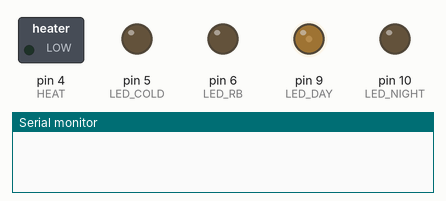
Recording of a sketch running on a simulated Arduino Uno, built with avr-gcc and run on an emulated ATmega328P. On the bench: switched loads named in the sketch (green lamp = pin HIGH), output pins drawn as LEDs (lit = HIGH), the last lines printed to the serial monitor. The local clock reads 2024-03-15 10:24:30 at power-on unless the sketch sets it.

Above: at 1.0 s.
At 5.0 s:
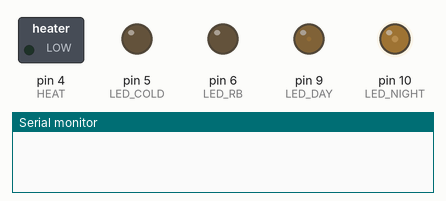
At 9.0 s:
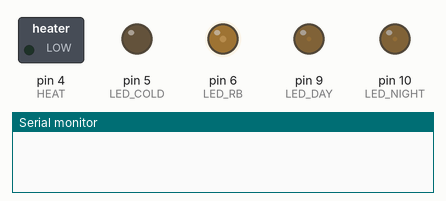
At 13.0 s:
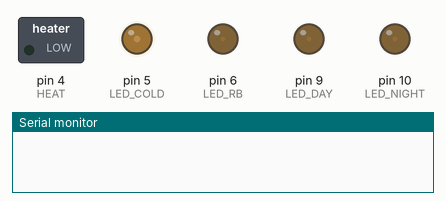
At 16.1 s:
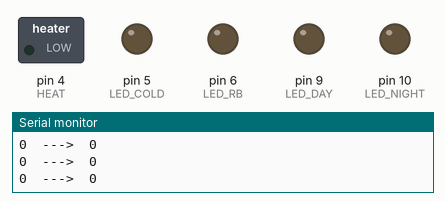
Timing chart, 0 to 17.6 s (numbered marks = the images above):
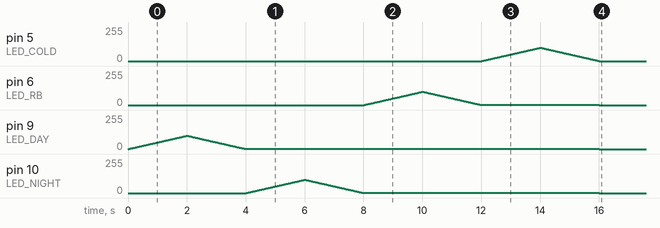

Measured:
- by itself, pin 5 (LED_COLD): rises from 1/255 to 100/255 in 2.0 s, then falls to 0/255 in 2.0 s
- by itself, pin 6 (LED_RB): rises from 1/255 to 100/255 in 2.0 s, then falls to 0/255 in 6.0 s
- by itself, pin 9 (LED_DAY): rises from 1/255 to 100/255 in 2.0 s, then falls to 0/255 in 14.0 s
- by itself, pin 10 (LED_NIGHT): rises from 1/255 to 100/255 in 2.0 s, then falls to 0/255 in 10.0 s

The sketch:

akwa_level.ino
```cpp
#include <Wire.h>
#include <DS3231.h>
#include <OneWire.h>
#include <DS18B20.h>

/*
02       TEMP
03  PWM
04       HEAT
05  PWM  COLD
06  PWM  RB
07
08
09  PWM  DAY
10  PWM  NIGHT
11  PWM
12
13

*/

// TODO
// dodać obsługę manualną - dwa klawisze lub rotary knob - ręczne ustawianie poziomu każdego rodzaju światła
// dodać wyświetlacz ?

DS3231 clock;
RTCDateTime dt;
RTCDateTime sdt;

typedef enum LEDType_t {
  Day = 0,
  Night,
  RB,
  Cold,
  COUNT
} LEDType;

typedef struct LED_t {
  int target_lvl;
  int level;
  int pin;
} LED;

typedef struct Interval_t {
  LEDType lt;
  int begin;
  int end;
  int level;      //nowa pozycja - mozliwosc sterowania jasnoscia zestawu
} Interval;

const int MIN_LEVEL = 0;
const int MAX_LEVEL = 255;
const int DAY_BEGIN = 0;
const int DAY_END = 2400;
const int LED_DAY = 9;       // pwm pin 0
const int LED_RB = 6;        // pwm pin 1
const int LED_NIGHT = 10;    // pwm pin 2
const int LED_COLD = 5;      // pwm pin 3
const int ONEWIRE_PIN = 2;   // termosonda
const int HEAT = 4;          // digital pin 4

//  int work_mode = 0;       // do ewentualnego trybu recznego - uzycie knoba
int teraz;
int kiedys;
int yyyy;
int mm;
int dd;
int akt_level;

byte address[8] = {0x28, 0xB9, 0x77, 0x45, 0x92, 0x13, 0x2, 0xB0};

OneWire onewire(ONEWIRE_PIN);
DS18B20 sensors(&onewire);

LED leds[COUNT] = {
  { akt_level, akt_level, LED_DAY },
  { akt_level, akt_level, LED_NIGHT },
  { akt_level, akt_level, LED_RB },
  { akt_level, akt_level, LED_COLD }
};

const int INTERVALS_COUNT = 13;
Interval intervals[INTERVALS_COUNT] = {
  { Night,  550,  700,  20 },
  { Cold,   600,  700,  20 },
  { Day,    615,  700,  20 },
  { Cold,  1400, 2000, 255 },
  { RB,    1515, 1930, 255 },
  { Day,   1515, 2000, 255 },
  { Night, 1930, 2100, 100 },
  { Day,   2001, 2100,  30 },
  { Cold,  2001, 2100,  30 },
  { Day,   2101, 2130,  15 },
  { Cold,  2101, 2200,   5 },
  { Cold,  2201, 2230,   3 },
  { Night, 2130, 2230,   5 },
};

void reset_lvl(LEDType lt);
void change_lvl(LEDType lt);
boolean isWithinInterval(int hourmin, int index);
boolean isWithinInterval(int hourmin, int begin, int end);
void analogWrite(LEDType lt);

void setup() {
  pinMode(LED_DAY, OUTPUT);
  pinMode(LED_RB, OUTPUT);
  pinMode(LED_NIGHT, OUTPUT);
  pinMode(LED_COLD, OUTPUT);
  pinMode(HEAT, OUTPUT);
  //  pinMode(TEMP, INPUT);


  while (!Serial);
  Serial.begin(9600);     //inicjalizacja monitora szeregowego
  clock.begin();            // Inicjalizacja DS3231

  //czytanie temperatury
  sensors.begin();
  sensors.request(address);

  // następna linia do ustawienia zegarka, normalnie wykomentowana
  // clock.setDateTime(__DATE__, __TIME__);

  for (int i = 0; i < COUNT; ++i) {
    for (int ii = 0; ii < 100; ++ii) {
      analogWrite(leds[i].pin, ii);
      delay(20);
    }
    for (int ii = 100; ii > 0; --ii) {
      analogWrite(leds[i].pin, ii);
      delay(20);
    }
  }


}

void loop() {
  const int H2O_TEMP = 23;    // temperatura wody
  const double EPSILON = 0.3; // dopuszczalne wahania +/- x.x 'C
  const double HYSTERESIS_UP = H2O_TEMP + EPSILON;
  const double HYSTERESIS_DOWN = H2O_TEMP - EPSILON;

  dt = clock.getDateTime();
  teraz = 100 * dt.hour + dt.minute;
  Serial.println();
  Serial.println(clock.dateFormat("d-m-Y H:i:s", dt));
  Serial.println(teraz);

//   obsluga sondy temperatury
  if (sensors.available()) {

    float temperature = sensors.readTemperature(address);

    if (temperature < HYSTERESIS_DOWN) {
      digitalWrite(HEAT, LOW); //włączam
      Serial.println("PIN 4 ON - grzalka wlaczona, LOW");
    }
    if (temperature > HYSTERESIS_UP) {
      digitalWrite(HEAT, HIGH);  //wyłączam
      Serial.println("PIN 4 OFF - grzalka wylaczona, HIGH");
    }
    Serial.print(temperature);
    Serial.println(F(" 'C"));
    sensors.request(address);
  }


  for (int i = 0; i < COUNT; ++i) {
    reset_lvl((LEDType)i);
  }

  for (int i = 0; i < INTERVALS_COUNT; ++i) {
    if (isWithinInterval(teraz, i) == true) {
      leds[intervals[i].lt].target_lvl = intervals[i].level;
      Serial.print("ustawiam:  ");
      Serial.print(intervals[i].lt);
      Serial.print("  -->  ");
      Serial.println(leds[intervals[i].lt].target_lvl);
    }
  }

  for (int i = 0; i < COUNT; ++i) {
    change_lvl((LEDType)i);
  }

  analogWrite(Day);
  analogWrite(Night);
  analogWrite(RB);
  analogWrite(Cold);

  delay(1000);
}

void reset_lvl(LEDType lt) {
  leds[lt].target_lvl = 0;
}

void change_lvl(LEDType lt) {
  if (leds[lt].level > leds[lt].target_lvl) {
    --leds[lt].level;
  }
  if (leds[lt].level < leds[lt].target_lvl) {
    ++leds[lt].level;
  }
}

boolean isWithinInterval(int hourmin, int index) {
  return isWithinInterval(hourmin, intervals[index].begin, intervals[index].end);
}

boolean isWithinInterval(int hourmin, int begin, int end) {
  if (begin > end) {
    return (begin <= hourmin && hourmin < DAY_END) || (DAY_BEGIN <= hourmin && hourmin < end);
  }
  else {
    return begin <= hourmin && hourmin < end;
  }
}

void analogWrite(LEDType lt) {
  analogWrite(leds[lt].pin, leds[lt].level);
  Serial.print(leds[lt].level);
  Serial.print("  --->  ");
  Serial.println(leds[lt].target_lvl);
}
```
